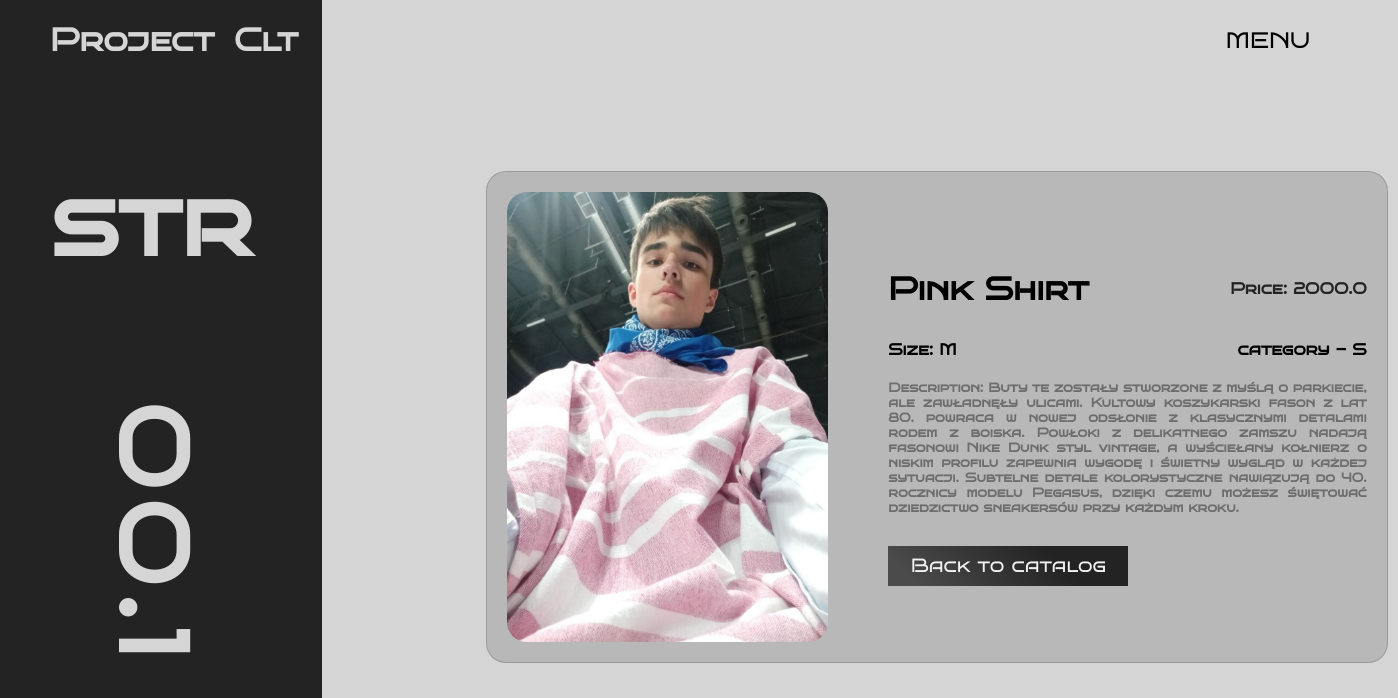
Page /product/6 on the committed database.
### Store/models.py (models this page shows, shortened)
class Product(models.Model):
    name = models.CharField("Название товара", max_length=100)
    category = models.CharField("Категория", choices=CATEGORY_CHOICES, max_length=2)
    sex = models.CharField("Пол", choices=SEX_CHOICES, max_length=1)
    size = models.CharField("Размер", choices=SIZE_CHOICES, max_length=3)
    price = models.FloatField()
    image = models.ImageField(blank=True, upload_to="Store/static/products/")
    description = models.TextField("Описание", max_length=500, blank=True)

### Store/views.py (the view)
# urls.py: path("product/<int:product_id>", views.product, name="product"),
def product(request, product_id):
    if Product.objects.filter(id=product_id).exists() is False:
        return render(request, "Store/404.html")
    product = Product.objects.get(id=product_id)
    context = {"product": product}
    return render(request, "Store/product.html", context=context)

### Store/templates/Store/product.html (shortened to what this page needs)
{% load static %}
<!DOCTYPE html>
<html lang="en">
   <head>
      <link rel="stylesheet" href="{% static '/css/style-index.css' %}" />
   </head>
   <body>
      <div class="header-container">
         <div class="header-left-part">
            <h1>Project</h1>
            <h1>Clt</h1>
         </div>
         <div class="header-right-part">
            <div class="dropdown">
               <button class="dropbtn"><a>MENU</a></button>
            </div>
         </div>
      </div>
      <div class="main-container">
      <div class="main-container-left">
         <div class="main-container-left-up">
            <h1>str</h1>
         </div>
         <div class="main-container-right-down">
            <h1>00.1</h1>
         </div>
      </div>
      <div class="main-container-right">
      {% if product.image %}
      <div class = "product-components">
         <div class = "product-img-comp">
            <img src="/{{product.image}}" / width="100%" height="100%">
         </div>
         {% endif %}
         <div class = "product-name-comp">
          <div class="product-name-price">
            <h1>{{product.name}}</h1>
            <h2>Price: {{product.price}}</h1>
          </div>
          <div class="product-size-category">
            <h1>Size: {{product.size}}</h1>
            <h1>category - {{product.category}}</h1>
          </div>
            {% if product.description %}
            <h2>Description: {{product.description}}</h2>
            {% endif %}
            <div class = "main-btn-cont">
              <div class= "product-components-btn">
                <a href="{% url 'catalog' %}">Back to catalog</a>
              </div>
            </div>
        </div>
      </div>
   </body>
</html>

### Store/static/css/style-index.css (style rules this page uses)
body { height: 100%; width: 100%; margin: 0px; background: rgb(213,213,213); background: linear-gradient(90deg, rgb(35, 35, 35) 23%, rgb(213,213,213) 23%); }
h1, h2, h3, h4, h5, a, p { font-size: 2em; font-family: Bruno-regular; }
.header-container { display: flex; }
.header-left-part { width: 150px; display: flex; flex-direction: row; margin-left: 50px; gap: 20px; color: rgb(213,213,213); }
.header-right-part { display: flex; flex-direction: row; margin-left: auto; margin-right: 30px; align-items: center; gap: 50px; list-style-type: none }
.header-right-part a { text-decoration: none; }
.dropbtn { color: black; padding: 8px; font-size: 0.7em; border: none; outline: none; background-color: transparent; cursor: pointer; }
.dropdown { position: relative; display: inline-block; margin-right: 50px; }
.main-container { display: flex; flex-direction: row; margin: 20px; }
.main-container-left-up { margin-left: 30px; margin-top: 50px; font-size: 3em; color: rgb(213,213,213); }
.main-container-right-down { margin-top: 200px; font-size: 3em; letter-spacing: 10px; transform: rotate(90deg); color: rgb(213,213,213); }
.main-container-right { margin-top: 70px; margin-left: 200px; }
.product-components { display: flex; flex-direction: row; width: 900px; height: 490px; border-radius: 20px; background-color: #44444432; border: 1px solid rgba(0, 0, 0, 0.162); }
.product-img-comp { margin: 20px; width: 370px; height: 450px; }
.product-img-comp img { border-radius: 20px; }
.product-name-comp { margin-left: 40px; margin-right: 20px; text-align: justify; display: flex; flex-direction: column; justify-content: center; width: 550px; }
.product-components h1 { font-size: 1em; }
.product-components h2 { font-size: 0.8em; color: #444444a5; }
.product-name-price { display: flex; justify-content: space-between; align-items: center; }
.product-name-price h1 { font-size: 2em; }
.product-name-price h2 { font-size: 1em; color: rgb(35, 35, 35) }
.product-size-category { display: flex; justify-content: space-between; }
.main-btn-cont { display: flex; flex-direction: row; gap: 20px; }
.product-components-btn { margin-top: 20px; width: 240px; height: 40px; align-items: center; background: linear-gradient(45deg, rgb(75, 75, 75) 10%, rgb(35, 35, 35) 70%); color: #f1f1f1; font-family: Bruno-regular; }
.product-components-btn a { text-decoration: none; color: #f1f1f1; font-size: 1.2em; display: flex; margin-top: 8px; justify-content: center; }

### rows in the picture
Product: image (picture), name "Pink Shirt", price "2000.0", size "M", category "S", description "Buty te zostały stworzone z myślą o parkiecie, ale zawładnęły ulicami. Kultowy koszykarski fason z lat 80. powraca w nowej odsłonie z klasycznymi detalami rodem z boiska. Powłoki z delikatnego zamszu nadają fasonowi Nike Dunk styl vintage, a wyściełany kołnierz o niskim profilu zapewnia wygodę i świetny wygląd w każdej sytuacji. Subtelne detale kolorystyczne nawiązują do 40. rocznicy modelu Pegasus, dzięki czemu możesz świętować dziedzictwo sneakersów przy każdym kroku."
